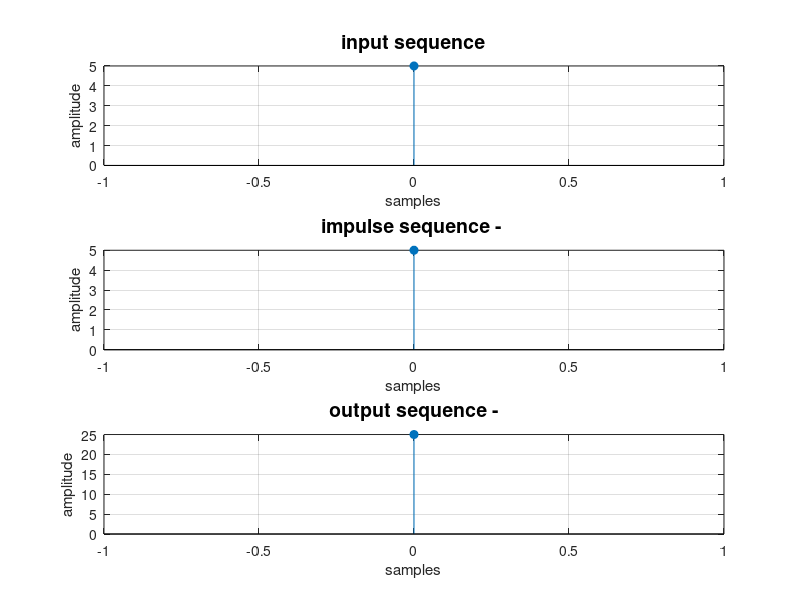

Recreate this plot in MATLAB.
tic;
clc;
clear all;
close all;
x=input('enter the input sequence:');
h=input('enter the impulse sequene:');
y=conv(x,h);
n1=length(x);
n2=length(h);
n=length(y);
disp('press enter for the input sequence');
k=0:1:n1-1;
subplot(311);
stem(k,x,'filled');
title ('input sequence','FontSize',14);
xlabel('samples');
ylabel('amplitude');
grid on;
disp('press enter for the impulse sequence');
k=0:1:n2-1;
subplot(312);
stem(k,h,'filled');
title ('impulse sequence - ','FontSize',14);
xlabel('samples');
ylabel('amplitude');
grid on;
disp('press enter for the impulse sequence');
k=0:1:n-1;
subplot(313);
stem(k,y,'filled');
title ('output sequence -' ,'FontSize',14);
disp(y);
xlabel('samples');
ylabel('amplitude');
grid on;
toc;